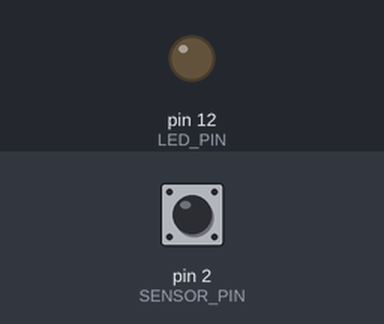
Bench run of a sketch on a simulated Arduino Uno, built with avr-gcc and run on an emulated ATmega328P. Parts: output pins drawn as LEDs (lit = HIGH). The test bench sets the inputs (shaded band); at power-on: pin 2 (SENSOR_PIN) LOW. What the sketch prints to the serial monitor is not drawn.

Above: at 3.2 s.
3.3 s: pin 2 (SENSOR_PIN) driven HIGH
At 3.6 s:
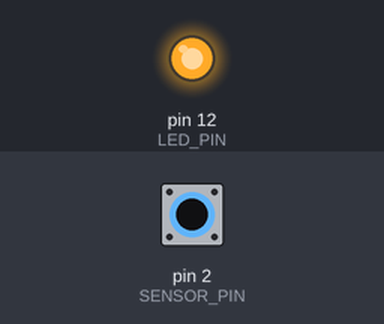
5.3 s: pin 2 (SENSOR_PIN) pulsed LOW 2 times (0.12 s each, 0.3 s apart)
Timing chart, 0 to 8.3 s (numbered marks = the images above; inputs shaded):
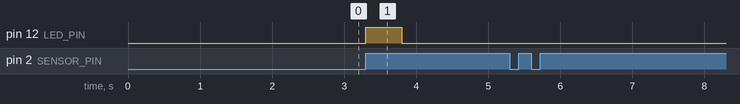

Measured:
- after the input at 3.3 s, pin 12 (LED_PIN): LOW → HIGH at once, → LOW 0.50 s later
- after the input at 5.3 s, every drawn part: stays the same

The sketch:

water_meter_nano.ino
```cpp
#include <SoftwareSerial.h>

const int SENSOR_PIN = 2;
const int LED_PIN = 12;
const unsigned long DEBOUNCE_TIME = 3000;  // 3 секунды защиты от помех
const int LED_FLASH_TIME = 500;

SoftwareSerial espSerial(10, 11); // RX, TX

volatile bool newPulse = false;
unsigned long lastValidPulse = 0;
int pulseCount = 0;
float totalLiters = 0;
bool isFirstPulse = true;

void setup() {
  Serial.begin(9600);
  espSerial.begin(9600);

  pinMode(SENSOR_PIN, INPUT);  // БЕЗ pullup для схемы с +5V
  pinMode(LED_PIN, OUTPUT);
  digitalWrite(LED_PIN, LOW);

  attachInterrupt(digitalPinToInterrupt(SENSOR_PIN), detectPulse, RISING);  // RISING для +5V

  Serial.println("=== Счетчик готов ===");
  delay(2000);
}

void loop() {
  if (newPulse) {
    unsigned long currentTime = millis();

    if (currentTime - lastValidPulse > DEBOUNCE_TIME) {
      lastValidPulse = currentTime;
      pulseCount++;

      if (isFirstPulse) {
        totalLiters += 10.0;
        isFirstPulse = false;
      } else {
        totalLiters += 2.0;
        isFirstPulse = true;
      }

      digitalWrite(LED_PIN, HIGH);
      delay(LED_FLASH_TIME);
      digitalWrite(LED_PIN, LOW);

      String data = "{\"pulses\":" + String(pulseCount) +
                    ",\"liters\":" + String(totalLiters, 1) + "}";

      espSerial.println(data);

      Serial.print("TX: ");
      Serial.println(data);
    } else {
      Serial.println("Помеха игнорирована");
    }

    newPulse = false;
  }

  delay(50);
}

void detectPulse() {
  newPulse = true;
}
```
